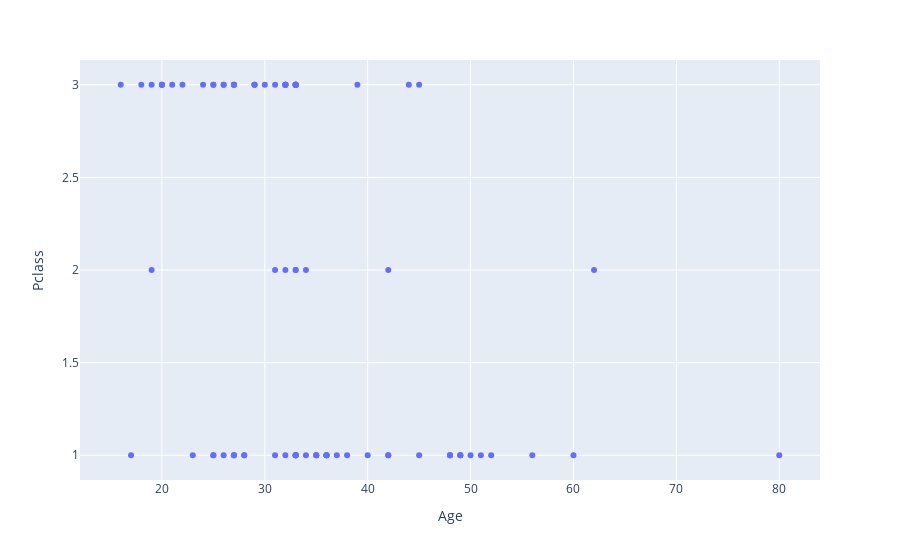

This figure's notebook cell:
### Code cell
import plotly.express as px
fig = px.scatter(misters_alive, x="Age", y="Pclass")
fig.show()

### Figure 1 — Plotly figure (JSON) as saved in the notebook; plotly's stock layout.template omitted (floating-point values rounded to 4 significant figures)
{"data": [{"hovertemplate": "Age=%{x}<br>Pclass=%{y}<extra></extra>", "legendgroup": "", "marker": {"color": "#636efa", "symbol": "circle"}, "mode": "markers", "name": "", "orientation": "v", "showlegend": false, "type": "scatter", "x": [33, 34, 28, 33, 33, 32, 29, 23, 33, 24, 27, 45, 18, 26, 40, 16, 38, 19, 37, 25, 25, 19, 30, 42, 33, 33, 45, 25, 36, 21, 39, 44, 32, 28, 33, 34, 52, 49, 29, 48, 25, 33, 26, 29, 36, 32, 33, 17, 22, 32, 62, 36, 32, 60, 49, 35, 27, 42, 20, 80, 32, 33, 48, 56, 50, 20, 31, 36, 27, 31, 33, 35, 42, 48, 27, 35, 33, 31, 20, 49, 27, 27, 33, 32, 33, 51, 26], "xaxis": "x", "y": [2, 2, 1, 3, 1, 3, 3, 1, 3, 3, 3, 1, 3, 3, 1, 3, 1, 2, 1, 3, 3, 3, 3, 2, 1, 3, 3, 1, 1, 3, 3, 3, 3, 1, 3, 1, 1, 1, 3, 1, 1, 1, 3, 3, 1, 2, 2, 1, 3, 3, 2, 1, 3, 1, 1, 1, 1, 1, 3, 1, 1, 3, 1, 1, 1, 3, 2, 1, 1, 1, 3, 1, 1, 1, 1, 1, 1, 3, 3, 1, 3, 3, 3, 3, 1, 1, 1], "yaxis": "y"}], "layout": {"legend": {"tracegroupgap": 0}, "margin": {"t": 60}, "xaxis": {"anchor": "y", "domain": [0, 1], "title": {"text": "Age"}}, "yaxis": {"anchor": "x", "domain": [0, 1], "title": {"text": "Pclass"}}}}
